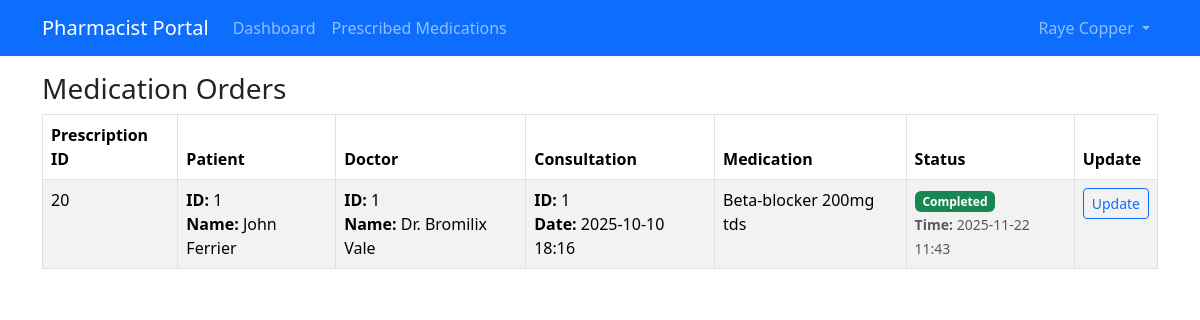
The page /pharmacist/show_medications/ (signed in) on the database as committed earlier.
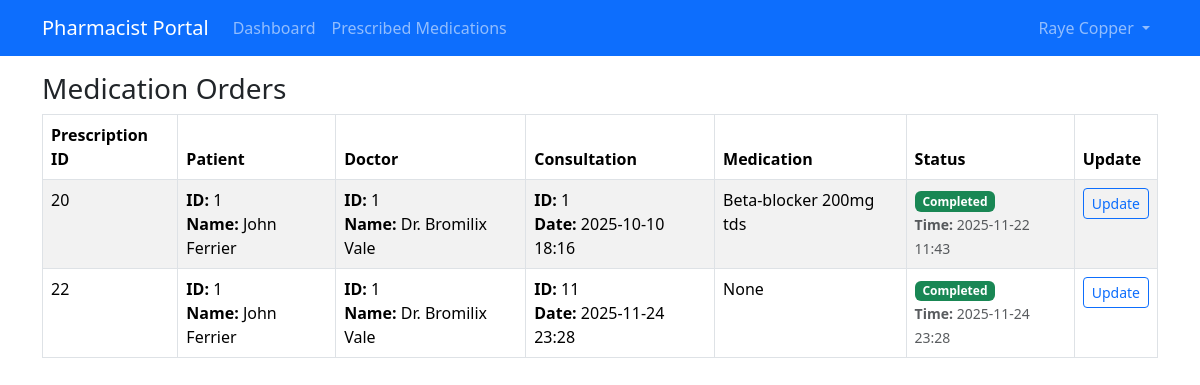
The same page on the database as committed later.
### consultation/models.py (models this page shows, shortened)
class Prescription(models.Model):
    STATUS_CHOICES = [
        ('pending', 'Pending'),
        ('processing', 'Processing'),
        ('completed', 'Completed'),
    ]
    prescription_type = models.ForeignKey(PrescriptionType, on_delete=models.CASCADE)
    consultation = models.ForeignKey(Consultation, on_delete=models.CASCADE)
    prescription = models.TextField()
    status = models.CharField(max_length=20, choices=STATUS_CHOICES, default='pending')
    created_at = models.DateTimeField(auto_now_add=True)
    updated_at = models.DateTimeField(auto_now=True)

class Consultation(models.Model):
    STATUS_CHOICE = [
        ('active','Active'),
        ('inactive', 'Inactive'),
    ]
    appointment = models.ForeignKey(Appointment, on_delete=models.CASCADE)
    doctor = models.ForeignKey(Doctor, on_delete=models.CASCADE)
    chief_comp = models.CharField()
    present_ill = models.TextField(blank=True, null=True)
    past_med = models.TextField(blank=True, null=True)
    past_sur = models.TextField(blank=True, null=True)
    medica_his = models.TextField(blank=True, null=True)
    og_his = models.TextField(blank=True, null=True)
    fam_his = models.TextField(blank=True, null=True)
    soc_his = models.TextField(blank=True, null=True)
    phy_exam = models.TextField(blank=True, null=True)
    diag = models.TextField(blank=True, null=True)
    notes = models.TextField(blank=True, null=True)
    status = models.CharField(max_length=15, choices=STATUS_CHOICE, default='active')
    created_at = models.DateTimeField(auto_now_add=True)
    updated_at = models.DateTimeField(default=timezone.now)
    is_locked = models.BooleanField(default=False)      # Locked after prescription
    is_edited = models.BooleanField(default=False)      # Has been modified before
    last_edited_at = models.DateTimeField(null=True, blank=True)  # Timestamp

### appointment/models.py (models this page shows, shortened)
class Appointment(models.Model):
    STATUS_CHOICES = [
        ('pending', 'Pending'),
        ('confirmed', 'Confirmed'),
        ('cancelled', 'Cancelled'),
        ('completed', 'Completed'),
        ('due', 'Due'),
    ]
    REASON_CHOICES = [
        ('first_time', 'First-time Visit'),
        ('follow_up', 'Follow-up'),
        ('referral', 'Referral')
    ]
    patient = models.ForeignKey(Patient, on_delete=models.CASCADE)
    doctor = models.ForeignKey(Doctor, on_delete=models.CASCADE)
    appointed_datetime = models.DateTimeField()
    status = models.CharField(max_length=10, choices=STATUS_CHOICES, default='pending')
    visit_reason = models.CharField(max_length=20, choices=REASON_CHOICES)
    cancellation_reason = models.TextField(blank=True, null=True)
    cancelled_by = models.CharField(max_length=10, blank=True, null=True)  # 'doctor' or 'patient'
    notes = models.TextField(blank=True, null=True)
    created_at = models.DateTimeField(auto_now_add=True)
    deleted_at = models.DateTimeField(blank=True, null=True)

### patient/models.py (models this page shows, shortened)
class Patient(models.Model):
    TITLES = [
        ('mr', 'Mr'),
        ('mrs', 'Mrs'),
        ('mss', 'Miss'),
        ('ms', 'Ms'),
        ('dr', 'Dr'),
    ]
    GENDER_CHOICES = [
        ('M', 'Male'),
        ('F', 'Female'),
        ('O', 'Other'),
        ('P', 'Prefer not to say'),
    ]
    MARITAL_STATUS_CHOICES = [
        ('M', 'Married'),
        ('U', 'Unmarried'),
        ('P', 'Prefer not to say'),
    ]
    STATUS_CHOICES = [
        ('active', 'Active'),
        ('inactive', 'Inactive'),
    ]
    title = models.CharField(max_length=10, choices=TITLES, blank=True, null=True)
    fname = models.CharField(max_length=64)
    lname = models.CharField(max_length=64)
    date_of_birth = models.DateField(blank=True, null=True)
    gender = models.CharField(max_length=20, choices=GENDER_CHOICES, blank=True, null=True)
    marital_status = models.CharField(max_length=20, choices=MARITAL_STATUS_CHOICES, blank=True, null=True)
    phone = models.CharField(max_length=20, blank=True, null=True)
    email = models.EmailField(max_length=64)
    address = models.TextField(blank=True, null=True)
    password = models.CharField(max_length=128)
    status = models.CharField(max_length=10, choices=STATUS_CHOICES, default='active')
    created_at = models.DateTimeField(auto_now_add=True)
    updated_at = models.DateTimeField(auto_now=True)
    def __str__(self):
        return f"{self.fname} {self.lname}"

### doctor/models.py (models this page shows)
class Doctor(models.Model):
    STATUS_CHOICES = [
        ('active', 'Active'),
        ('inactive', 'Inactive')
    ]
    user = models.OneToOneField(User, on_delete=models.CASCADE, null=True, blank=True)
    department = models.ForeignKey(Department, on_delete=models.CASCADE, related_name="doctors")
    fname = models.CharField(max_length=64)
    lname = models.CharField(max_length=64)
    license = models.CharField(max_length=20, unique=True)
    specialisation = models.CharField(max_length=64)
    email = models.EmailField(max_length=64, unique=True)
    phone = models.CharField(max_length=20)
    address = models.TextField(max_length=500)
    password = models.CharField(max_length=128, default='@User123')
    status = models.CharField(max_length=10, choices=STATUS_CHOICES, default="active")
    created_at = models.DateTimeField(auto_now_add=True)
    updated_at = models.DateTimeField(auto_now=True)
    class Meta:
        verbose_name = 'Doctor'
        verbose_name_plural = 'Doctors'
    def __str__(self):
        return f'Dr. {self.fname} {self.lname}'

### pharmacist/views.py (the view)
# urls.py: path('show_medications/', views.show_medications, name='show_medications'),
@pharmacist_login_required
def show_medications(request):
    pharmacist = request.pharmacist
    med_type = PrescriptionType.objects.get(prescription_type='medication')
    medications = Prescription.objects.filter(prescription_type=med_type)
    consult_stats = {}
    for med in medications:
        cons = med.consultation
        if cons.id not in consult_stats:
            total = cons.prescription_set.count()
            completed = cons.prescription_set.filter(status='completed').count()
            consult_stats[cons.id] = {
            "total": total,
            "completed": completed,
            "done": (total == completed and total > 0),
            "payment_id": getattr(cons, "payment", None).id if hasattr(cons, "payment") else None
        }
    return render(request, 'pharmacist/show_medications.html', {
        'pharmacist': pharmacist,
        'medications': medications,
        'consult_stats': consult_stats,
    })

### pharmacist/models.py (called while the page is built)
    def __str__(self):
        return f'{self.fname} {self.lname}'

### pharmacist/templates/pharmacist/show_medications.html (shortened to what this page needs)
{% extends 'pharmacist/layout.html' %}
{% block content %}
<h3>Medication Orders</h3>
<table class="table table-bordered table-striped">
    <thead>
        <tr>
            <th>Prescription ID</th>
            <th>Patient</th>
            <th>Doctor</th>
            <th>Consultation</th>
            <th>Medication</th>
            <th>Status</th>
            <th>Update</th>
        </tr>
    </thead>
    <tbody>
        {% for m in medications %}
        <tr>
            <td>{{ m.id }}</td>
            <td>
                <strong>ID:</strong> {{ m.consultation.appointment.patient.id }} <br>
                <strong>Name:</strong> {{ m.consultation.appointment.patient }}
            </td>
            <td>
                <strong>ID:</strong> {{ m.consultation.doctor.id }} <br>
                <strong>Name:</strong> {{ m.consultation.doctor }}
            </td>
            <td>
                <strong>ID:</strong> {{ m.consultation.id }} <br>
                <strong>Date:</strong> {{ m.consultation.created_at|date:"Y-m-d H:i" }}
            </td>
            <td>{{ m.prescription }}</td>
            <td>
                {% if m.status == 'pending' %}
                    <span class="badge bg-secondary">Pending</span>
                {% elif m.status == 'processing' %}
                    <span class="badge bg-warning text-dark">Processing</span>
                {% elif m.status == 'completed' %}
                    <span class="badge bg-success">Completed</span>
                {% else %}
                    <span class="badge bg-dark">{{ m.status }}</span>
                {% endif %}
                <br>
                <small class="text-muted">
                    <strong>Time:</strong> {{ m.created_at|date:"Y-m-d H:i" }}
                </small>
            </td>
            <td>
                <a href="{% url 'pharmacist:update_status' m.id %}"
                class="btn btn-outline-primary btn-sm">
                    Update
                </a>
            </td>
        </tr>
        {% empty %}
            <tr><td colspan="7">No medication prescriptions available.</td></tr>
        {% endfor %}
    </tbody>
</table>
{% endblock %}

Rows that differ between the two databases and show on the page:
added Prescription: id "22", consultation.appointment.patient.id "1", consultation.appointment.patient "John Ferrier", consultation.doctor.id "1", consultation.doctor "Dr. Bromilix Vale", consultation.id "11", consultation.created_at "2025-11-24 23:28", prescription "None", status "Completed", created_at "2025-11-24 23:28"
